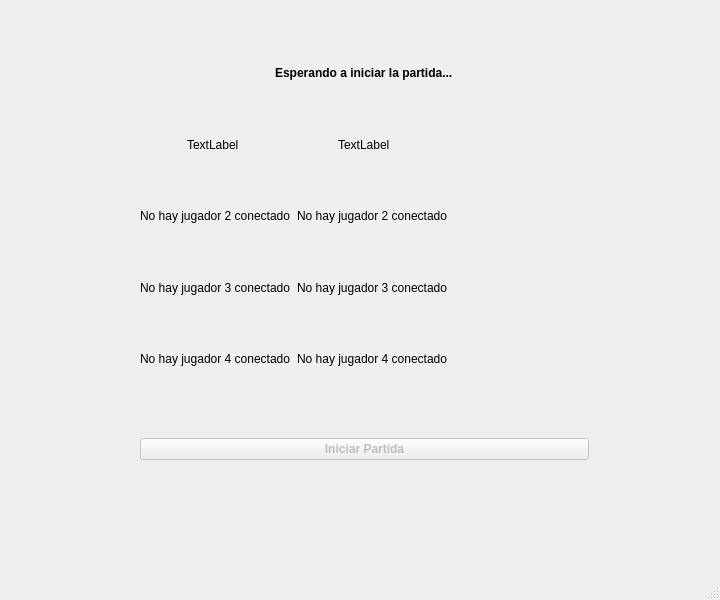
<?xml version="1.0" encoding="UTF-8"?>
<ui version="4.0">
 <class>MainWindow</class>
 <widget class="QMainWindow" name="MainWindow">
  <property name="geometry">
   <rect>
    <x>0</x>
    <y>0</y>
    <width>720</width>
    <height>600</height>
   </rect>
  </property>
  <property name="minimumSize">
   <size>
    <width>720</width>
    <height>600</height>
   </size>
  </property>
  <property name="maximumSize">
   <size>
    <width>720</width>
    <height>600</height>
   </size>
  </property>
  <property name="windowTitle">
   <string>Sala de Espera</string>
  </property>
  <widget class="QWidget" name="centralwidget">
   <widget class="QLabel" name="fondo">
    <property name="geometry">
     <rect>
      <x>0</x>
      <y>0</y>
      <width>720</width>
      <height>600</height>
     </rect>
    </property>
    <property name="minimumSize">
     <size>
      <width>720</width>
      <height>600</height>
     </size>
    </property>
    <property name="maximumSize">
     <size>
      <width>720</width>
      <height>600</height>
     </size>
    </property>
    <property name="text">
     <string/>
    </property>
    <property name="textFormat">
     <enum>Qt::PlainText</enum>
    </property>
    <property name="pixmap">
     <pixmap>../../Sprites/Logos/fondo.png</pixmap>
    </property>
    <property name="scaledContents">
     <bool>true</bool>
    </property>
   </widget>
   <widget class="QWidget" name="verticalLayoutWidget">
    <property name="geometry">
     <rect>
      <x>140</x>
      <y>40</y>
      <width>449</width>
      <height>491</height>
     </rect>
    </property>
    <layout class="QVBoxLayout" name="verticalLayout">
     <item alignment="Qt::AlignHCenter">
      <widget class="QLabel" name="texto_superior">
       <property name="font">
        <font>
         <weight>75</weight>
         <bold>true</bold>
        </font>
       </property>
       <property name="text">
        <string>Esperando a iniciar la partida...</string>
       </property>
      </widget>
     </item>
     <item>
      <layout class="QHBoxLayout" name="horizontalLayout">
       <item alignment="Qt::AlignHCenter">
        <widget class="QLabel" name="nombre_1">
         <property name="text">
          <string>TextLabel</string>
         </property>
        </widget>
       </item>
       <item alignment="Qt::AlignHCenter">
        <widget class="QLabel" name="color_1">
         <property name="font">
          <font>
           <weight>50</weight>
           <bold>false</bold>
          </font>
         </property>
         <property name="text">
          <string>TextLabel</string>
         </property>
        </widget>
       </item>
       <item alignment="Qt::AlignHCenter">
        <widget class="QLabel" name="imagen_1">
         <property name="maximumSize">
          <size>
           <width>50</width>
           <height>75</height>
          </size>
         </property>
         <property name="text">
          <string/>
         </property>
         <property name="pixmap">
          <pixmap>../../Sprites/Juego/estrella.png</pixmap>
         </property>
         <property name="scaledContents">
          <bool>true</bool>
         </property>
        </widget>
       </item>
      </layout>
     </item>
     <item>
      <layout class="QHBoxLayout" name="horizontalLayout_2">
       <item alignment="Qt::AlignHCenter">
        <widget class="QLabel" name="nombre_2">
         <property name="text">
          <string>No hay jugador 2 conectado</string>
         </property>
        </widget>
       </item>
       <item alignment="Qt::AlignHCenter">
        <widget class="QLabel" name="color_2">
         <property name="font">
          <font>
           <weight>50</weight>
           <bold>false</bold>
          </font>
         </property>
         <property name="text">
          <string>No hay jugador 2 conectado</string>
         </property>
        </widget>
       </item>
       <item alignment="Qt::AlignHCenter">
        <widget class="QLabel" name="imagen_2">
         <property name="maximumSize">
          <size>
           <width>50</width>
           <height>75</height>
          </size>
         </property>
         <property name="text">
          <string/>
         </property>
         <property name="pixmap">
          <pixmap>../../Sprites/Juego/estrella.png</pixmap>
         </property>
         <property name="scaledContents">
          <bool>true</bool>
         </property>
        </widget>
       </item>
      </layout>
     </item>
     <item>
      <layout class="QHBoxLayout" name="horizontalLayout_3">
       <item alignment="Qt::AlignHCenter">
        <widget class="QLabel" name="nombre_3">
         <property name="text">
          <string>No hay jugador 3 conectado</string>
         </property>
        </widget>
       </item>
       <item alignment="Qt::AlignHCenter">
        <widget class="QLabel" name="color_3">
         <property name="font">
          <font>
           <weight>50</weight>
           <bold>false</bold>
          </font>
         </property>
         <property name="text">
          <string>No hay jugador 3 conectado</string>
         </property>
        </widget>
       </item>
       <item alignment="Qt::AlignHCenter">
        <widget class="QLabel" name="imagen_3">
         <property name="maximumSize">
          <size>
           <width>50</width>
           <height>75</height>
          </size>
         </property>
         <property name="text">
          <string/>
         </property>
         <property name="pixmap">
          <pixmap>../../Sprites/Juego/estrella.png</pixmap>
         </property>
         <property name="scaledContents">
          <bool>true</bool>
         </property>
        </widget>
       </item>
      </layout>
     </item>
     <item>
      <layout class="QHBoxLayout" name="horizontalLayout_4">
       <item alignment="Qt::AlignHCenter">
        <widget class="QLabel" name="nombre_4">
         <property name="text">
          <string>No hay jugador 4 conectado</string>
         </property>
        </widget>
       </item>
       <item alignment="Qt::AlignHCenter">
        <widget class="QLabel" name="color_4">
         <property name="font">
          <font>
           <weight>50</weight>
           <bold>false</bold>
          </font>
         </property>
         <property name="text">
          <string>No hay jugador 4 conectado</string>
         </property>
        </widget>
       </item>
       <item alignment="Qt::AlignHCenter">
        <widget class="QLabel" name="imagen_4">
         <property name="maximumSize">
          <size>
           <width>50</width>
           <height>75</height>
          </size>
         </property>
         <property name="text">
          <string/>
         </property>
         <property name="pixmap">
          <pixmap>../../Sprites/Juego/estrella.png</pixmap>
         </property>
         <property name="scaledContents">
          <bool>true</bool>
         </property>
        </widget>
       </item>
      </layout>
     </item>
     <item>
      <spacer name="verticalSpacer">
       <property name="orientation">
        <enum>Qt::Vertical</enum>
       </property>
       <property name="sizeType">
        <enum>QSizePolicy::Fixed</enum>
       </property>
       <property name="sizeHint" stdset="0">
        <size>
         <width>20</width>
         <height>40</height>
        </size>
       </property>
      </spacer>
     </item>
     <item>
      <widget class="QPushButton" name="boton_iniciar">
       <property name="enabled">
        <bool>false</bool>
       </property>
       <property name="font">
        <font>
         <weight>75</weight>
         <bold>true</bold>
        </font>
       </property>
       <property name="text">
        <string>Iniciar Partida</string>
       </property>
       <property name="checkable">
        <bool>false</bool>
       </property>
      </widget>
     </item>
     <item alignment="Qt::AlignHCenter">
      <widget class="QLabel" name="texto_error">
       <property name="text">
        <string/>
       </property>
      </widget>
     </item>
    </layout>
   </widget>
  </widget>
  <widget class="QMenuBar" name="menubar">
   <property name="geometry">
    <rect>
     <x>0</x>
     <y>0</y>
     <width>720</width>
     <height>21</height>
    </rect>
   </property>
  </widget>
  <widget class="QStatusBar" name="statusbar"/>
 </widget>
 <resources/>
 <connections/>
</ui>
